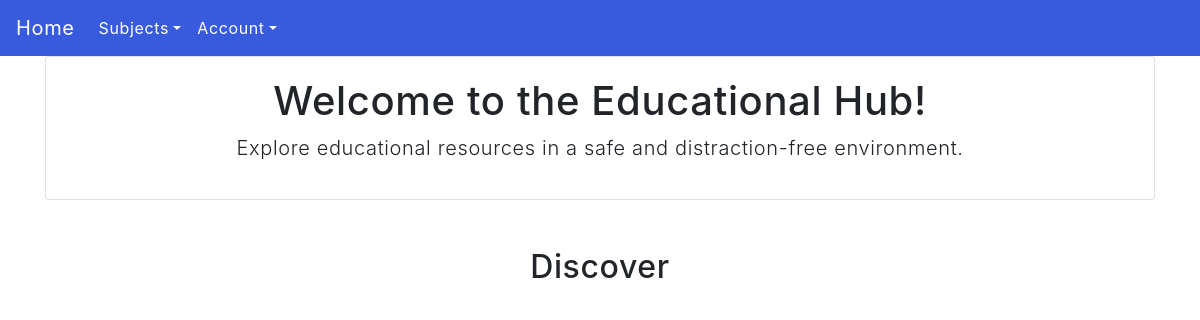
/, run on an earlier commit of the app's database.
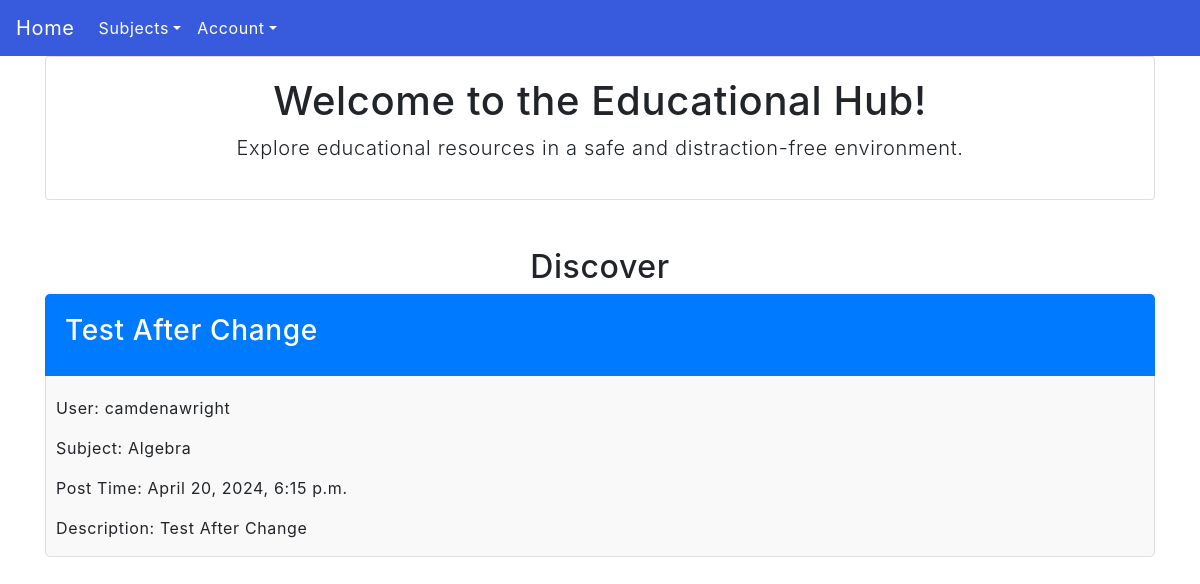
And on a later commit of the database.
### posts/models.py (models this page shows, shortened)
class Ticket(models.Model):
    user = models.ForeignKey(User, blank = True, null = True, on_delete = models.PROTECT)
    username = models.CharField("Username", max_length = 100, blank = True, null = True)
    title = models.CharField("Title", max_length = 100)
    time_of_post = models.DateTimeField("Time of Post",auto_now_add=True)
    post_description = models.CharField("Description", max_length = 500, null = True)
    pdf_file = models.FileField('PDF File', null = True, blank = True, validators=[FileExtensionValidator(allowed_extensions=['pdf', 'doc'])])
    video_file = models.FileField('Video File', null = True, blank = True, validators=[FileExtensionValidator(allowed_extensions=['mp4'])])
    video_website_address = models.URLField('Video Adress', null = True, blank = True)
    ticket_course = models.ForeignKey('Course', on_delete=models.CASCADE, null=True, blank=True)  # ForeignKey relationship with Course

class Course(models.Model):
    course_name = models.CharField("Course", max_length = 75)
    all_tickets = models.ManyToManyField(Ticket, null = True, blank=True)
    def __str__(self):
        return f" {self.course_name}"

### posts/views.py (the view)
# urls.py: path('', views.main, name = 'main'),
def main(request):
    isAuthenticated = request.user.is_authenticated
    ticketlist = Ticket.objects.all()
    random_tickets = random.sample(list(ticketlist), min(len(ticketlist), 5)) # Select up to 5 random tickets
    mysubjects = CoreSubject.objects.all().values()
    template = loader.get_template('main.html')
    context = {
        'mysubjects': mysubjects,
        'ticketlist': random_tickets,
        'isAuthenticated': isAuthenticated,
    }
    return HttpResponse(template.render(context, request))

### posts/templates/main.html (shortened to what this page needs)
{% extends "master.html" %}
{% block content %}
<div class="container">
  <div class="card">
    <div class="card-body">
      <h1 class="text-center">Welcome to the Educational Hub!</h1>
      <p class="lead text-center">Explore educational resources in a safe and distraction-free environment.</p>
    </div>
  </div>
  <h2 class="text-center mt-5">Discover</h2>
  {% for ticket in ticketlist %}
  <div class="ticket-item">
    <div class="ticket-title">
      <a href="{% url 'ticket' ticket_id=ticket.id%}">
        <h3>{{ ticket.title }}</h3>
      </a>
    </div>
    <div class="ticket-details">
      <p>User: {{ ticket.user }}</p>
      <p>Subject: {{ ticket.ticket_course }}</p>
      <p>Post Time: {{ ticket.time_of_post }}</p>
      <p>Description: {{ ticket.post_description }}</p>
    </div>
  </div>
  {% endfor %}
{% endblock %}

What changed in the data, as far as the page shows it:
added Ticket: title "Test After Change", user "camdenawright", ticket_course "Algebra", time_of_post "April 20, 2024, 6:15 p.m.", post_description "Test After Change"
